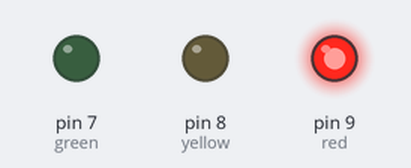
Recording of a sketch running on a simulated Arduino Uno, built with avr-gcc and run on an emulated ATmega328P. Shown: output pins drawn as LEDs (lit = HIGH).

Above: at 1.5 s.
At 5.5 s:
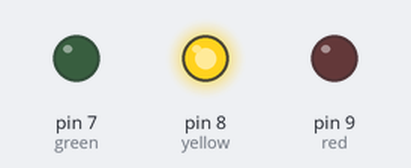
At 9.5 s:
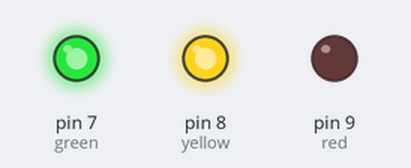
At 15.5 s:
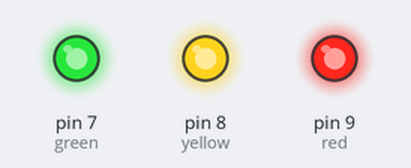
At 24.0 s:
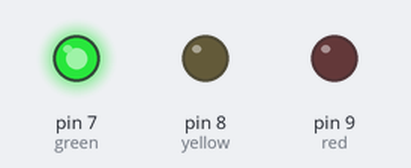
Timing chart, 0 to 26.5 s (numbered marks = the images above):
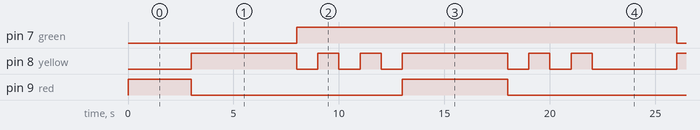

Measured:
- by itself, pin 7 (green): alternates HIGH for 18.0 s and LOW for 5.0 s
- by itself, pin 9 (red): goes HIGH 3.0 s, LOW 10.0 s, 5 × (HIGH 5.0 s, LOW 18.0 s), then HIGH
- by itself, pin 8 (yellow): repeats every 23.0 s: 2 × (LOW 1.0 s, HIGH 1.0 s), LOW 1.0 s, HIGH 5.0 s, 2 × (LOW 1.0 s, HIGH 1.0 s), LOW 4.0 s, HIGH 5.0 s

The sketch:

sketch_aug24b.ino
```cpp
int red = 9;
int yellow = 8;
int green = 7;
int repeat = 1;
void setup() {
  // put your setup code here, to run once:
  pinMode(red, OUTPUT);
  pinMode(yellow, OUTPUT);
  pinMode(green, OUTPUT);
}

void loop() {
  // put your main code here, to run repeatedly:
 if(repeat == 1)
 {
  digitalWrite(red, HIGH);
  digitalWrite(yellow, LOW);
  digitalWrite(green, LOW);
  repeat = 2;
 }
 delay(3000);
  digitalWrite(red, LOW);
  digitalWrite(yellow, HIGH);
  digitalWrite(green, LOW);
 delay(5000);
  digitalWrite(red, LOW);
  digitalWrite(yellow, LOW);
  digitalWrite(green, HIGH);
 delay(1000);
  digitalWrite(red, LOW);
  digitalWrite(yellow, HIGH);
  digitalWrite(green, HIGH);
 delay(1000);
  digitalWrite(red, LOW);
  digitalWrite(yellow, LOW);
  digitalWrite(green, HIGH);
 delay(1000);
  digitalWrite(red, LOW);
  digitalWrite(yellow, HIGH);
  digitalWrite(green, HIGH);
 delay(1000);
  digitalWrite(red, LOW);
  digitalWrite(yellow, LOW);
  digitalWrite(green, HIGH);
 delay(1000);
  digitalWrite(red, HIGH);
  digitalWrite(yellow, HIGH);
  digitalWrite(green, HIGH);
 delay(5000);
   digitalWrite(red, LOW);
  digitalWrite(yellow, LOW);
  digitalWrite(green, HIGH);
 delay(1000);
  digitalWrite(red, LOW);
  digitalWrite(yellow, HIGH);
  digitalWrite(green, HIGH);
 delay(1000);
  digitalWrite(red, LOW);
  digitalWrite(yellow, LOW);
  digitalWrite(green, HIGH);
 delay(1000);
  digitalWrite(red, LOW);
  digitalWrite(yellow, HIGH);
  digitalWrite(green, HIGH);
 delay(1000);
  digitalWrite(red, LOW);
  digitalWrite(yellow, LOW);
  digitalWrite(green, HIGH);
 delay(1000);
}
```
